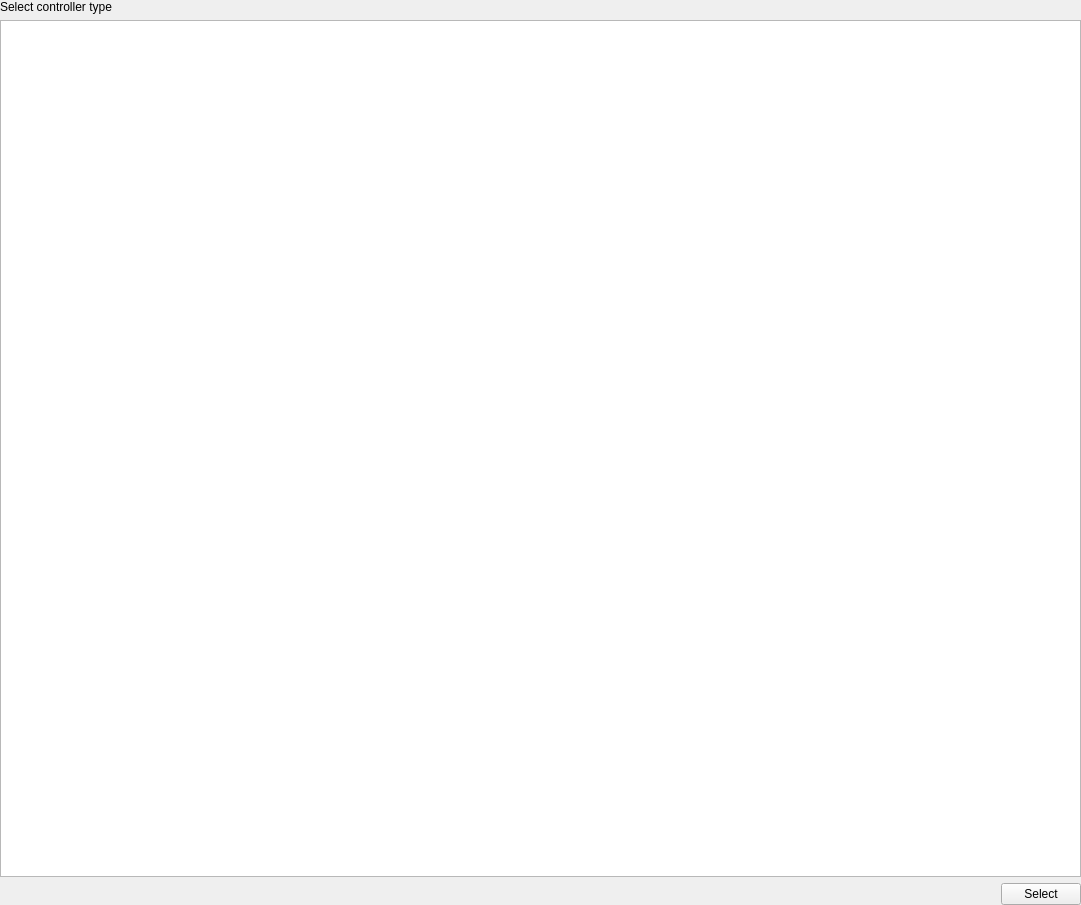
<?xml version="1.0" encoding="UTF-8"?>
<ui version="4.0">
 <class>ControllerTypeSelector</class>
 <widget class="QWidget" name="ControllerTypeSelector">
  <property name="geometry">
   <rect>
    <x>0</x>
    <y>0</y>
    <width>1081</width>
    <height>905</height>
   </rect>
  </property>
  <property name="windowTitle">
   <string>Form</string>
  </property>
  <layout class="QVBoxLayout" name="verticalLayout">
   <property name="leftMargin">
    <number>0</number>
   </property>
   <property name="topMargin">
    <number>0</number>
   </property>
   <property name="rightMargin">
    <number>0</number>
   </property>
   <property name="bottomMargin">
    <number>0</number>
   </property>
   <item>
    <widget class="QLabel" name="label">
     <property name="text">
      <string>Select controller type</string>
     </property>
    </widget>
   </item>
   <item>
    <widget class="QListView" name="listViewControllerType">
     <property name="alternatingRowColors">
      <bool>true</bool>
     </property>
     <property name="gridSize">
      <size>
       <width>32</width>
       <height>32</height>
      </size>
     </property>
    </widget>
   </item>
   <item>
    <layout class="QHBoxLayout" name="horizontalLayout">
     <item>
      <spacer name="horizontalSpacer">
       <property name="orientation">
        <enum>Qt::Orientation::Horizontal</enum>
       </property>
       <property name="sizeHint" stdset="0">
        <size>
         <width>40</width>
         <height>20</height>
        </size>
       </property>
      </spacer>
     </item>
     <item>
      <widget class="QPushButton" name="pushButtonSelect">
       <property name="text">
        <string>Select</string>
       </property>
      </widget>
     </item>
    </layout>
   </item>
  </layout>
 </widget>
 <resources/>
 <connections>
  <connection>
   <sender>pushButtonSelect</sender>
   <signal>clicked()</signal>
   <receiver>ControllerTypeSelector</receiver>
   <slot>selectController()</slot>
   <hints>
    <hint type="sourcelabel">
     <x>849</x>
     <y>862</y>
    </hint>
    <hint type="destinationlabel">
     <x>540</x>
     <y>452</y>
    </hint>
   </hints>
  </connection>
 </connections>
 <slots>
  <slot>selectController()</slot>
 </slots>
</ui>
